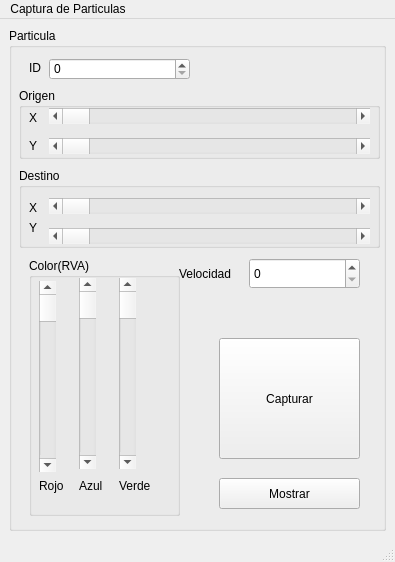
<?xml version="1.0" encoding="UTF-8"?>
<ui version="4.0">
 <class>MainWindow</class>
 <widget class="QMainWindow" name="MainWindow">
  <property name="geometry">
   <rect>
    <x>0</x>
    <y>0</y>
    <width>395</width>
    <height>562</height>
   </rect>
  </property>
  <property name="font">
   <font>
    <family>MS Sans Serif</family>
   </font>
  </property>
  <property name="windowTitle">
   <string>MainWindow</string>
  </property>
  <widget class="QWidget" name="centralwidget">
   <layout class="QGridLayout" name="gridLayout_2">
    <item row="0" column="0">
     <widget class="QGroupBox" name="groupBox">
      <property name="title">
       <string>Particula</string>
      </property>
      <widget class="QPushButton" name="Capturar">
       <property name="geometry">
        <rect>
         <x>210</x>
         <y>310</y>
         <width>141</width>
         <height>121</height>
        </rect>
       </property>
       <property name="text">
        <string>Capturar</string>
       </property>
      </widget>
      <widget class="QSpinBox" name="ID">
       <property name="geometry">
        <rect>
         <x>40</x>
         <y>30</y>
         <width>141</width>
         <height>22</height>
        </rect>
       </property>
       <property name="accelerated">
        <bool>false</bool>
       </property>
       <property name="maximum">
        <number>10000000</number>
       </property>
      </widget>
      <widget class="QSpinBox" name="Velocidad">
       <property name="geometry">
        <rect>
         <x>240</x>
         <y>230</y>
         <width>111</width>
         <height>31</height>
        </rect>
       </property>
       <property name="maximum">
        <number>1000000</number>
       </property>
      </widget>
      <widget class="QGroupBox" name="groupBox_2">
       <property name="geometry">
        <rect>
         <x>20</x>
         <y>230</y>
         <width>151</width>
         <height>258</height>
        </rect>
       </property>
       <property name="title">
        <string>Color(RVA)</string>
       </property>
       <widget class="QScrollBar" name="Verde">
        <property name="geometry">
         <rect>
          <x>90</x>
          <y>20</y>
          <width>17</width>
          <height>191</height>
         </rect>
        </property>
        <property name="maximum">
         <number>255</number>
        </property>
        <property name="orientation">
         <enum>Qt::Vertical</enum>
        </property>
       </widget>
       <widget class="QScrollBar" name="Azul">
        <property name="geometry">
         <rect>
          <x>50</x>
          <y>20</y>
          <width>17</width>
          <height>191</height>
         </rect>
        </property>
        <property name="maximum">
         <number>255</number>
        </property>
        <property name="orientation">
         <enum>Qt::Vertical</enum>
        </property>
       </widget>
       <widget class="QLabel" name="label">
        <property name="geometry">
         <rect>
          <x>10</x>
          <y>220</y>
          <width>31</width>
          <height>16</height>
         </rect>
        </property>
        <property name="text">
         <string>Rojo</string>
        </property>
       </widget>
       <widget class="QLabel" name="label_2">
        <property name="geometry">
         <rect>
          <x>90</x>
          <y>220</y>
          <width>41</width>
          <height>16</height>
         </rect>
        </property>
        <property name="text">
         <string>Verde</string>
        </property>
       </widget>
       <widget class="QLabel" name="label_3">
        <property name="geometry">
         <rect>
          <x>50</x>
          <y>220</y>
          <width>31</width>
          <height>16</height>
         </rect>
        </property>
        <property name="text">
         <string>Azul</string>
        </property>
       </widget>
       <widget class="QScrollBar" name="Rojo">
        <property name="geometry">
         <rect>
          <x>10</x>
          <y>23</y>
          <width>17</width>
          <height>191</height>
         </rect>
        </property>
        <property name="maximum">
         <number>255</number>
        </property>
        <property name="orientation">
         <enum>Qt::Vertical</enum>
        </property>
       </widget>
      </widget>
      <widget class="QLabel" name="label_4">
       <property name="geometry">
        <rect>
         <x>20</x>
         <y>30</y>
         <width>47</width>
         <height>20</height>
        </rect>
       </property>
       <property name="text">
        <string>ID</string>
       </property>
      </widget>
      <widget class="QGroupBox" name="groupBox_3">
       <property name="geometry">
        <rect>
         <x>10</x>
         <y>60</y>
         <width>361</width>
         <height>71</height>
        </rect>
       </property>
       <property name="title">
        <string>Origen</string>
       </property>
       <widget class="QLabel" name="label_5">
        <property name="geometry">
         <rect>
          <x>10</x>
          <y>20</y>
          <width>20</width>
          <height>20</height>
         </rect>
        </property>
        <property name="text">
         <string>X</string>
        </property>
       </widget>
       <widget class="QScrollBar" name="OrigenX">
        <property name="geometry">
         <rect>
          <x>30</x>
          <y>20</y>
          <width>321</width>
          <height>16</height>
         </rect>
        </property>
        <property name="maximum">
         <number>500</number>
        </property>
        <property name="orientation">
         <enum>Qt::Horizontal</enum>
        </property>
       </widget>
       <widget class="QLabel" name="label_6">
        <property name="geometry">
         <rect>
          <x>10</x>
          <y>50</y>
          <width>16</width>
          <height>16</height>
         </rect>
        </property>
        <property name="text">
         <string>Y</string>
        </property>
       </widget>
       <widget class="QScrollBar" name="OrigenY">
        <property name="geometry">
         <rect>
          <x>30</x>
          <y>50</y>
          <width>321</width>
          <height>16</height>
         </rect>
        </property>
        <property name="maximum">
         <number>500</number>
        </property>
        <property name="orientation">
         <enum>Qt::Horizontal</enum>
        </property>
       </widget>
      </widget>
      <widget class="QGroupBox" name="groupBox_4">
       <property name="geometry">
        <rect>
         <x>10</x>
         <y>140</y>
         <width>361</width>
         <height>80</height>
        </rect>
       </property>
       <property name="title">
        <string>Destino</string>
       </property>
       <widget class="QScrollBar" name="DestinoX">
        <property name="geometry">
         <rect>
          <x>30</x>
          <y>30</y>
          <width>321</width>
          <height>16</height>
         </rect>
        </property>
        <property name="maximum">
         <number>500</number>
        </property>
        <property name="orientation">
         <enum>Qt::Horizontal</enum>
        </property>
       </widget>
       <widget class="QLabel" name="label_7">
        <property name="geometry">
         <rect>
          <x>10</x>
          <y>30</y>
          <width>20</width>
          <height>20</height>
         </rect>
        </property>
        <property name="text">
         <string>X</string>
        </property>
       </widget>
       <widget class="QLabel" name="label_8">
        <property name="geometry">
         <rect>
          <x>10</x>
          <y>50</y>
          <width>20</width>
          <height>20</height>
         </rect>
        </property>
        <property name="text">
         <string>Y</string>
        </property>
       </widget>
       <widget class="QScrollBar" name="DestinoY">
        <property name="geometry">
         <rect>
          <x>30</x>
          <y>60</y>
          <width>321</width>
          <height>16</height>
         </rect>
        </property>
        <property name="maximum">
         <number>500</number>
        </property>
        <property name="orientation">
         <enum>Qt::Horizontal</enum>
        </property>
       </widget>
      </widget>
      <widget class="QLabel" name="label_9">
       <property name="geometry">
        <rect>
         <x>170</x>
         <y>230</y>
         <width>71</width>
         <height>31</height>
        </rect>
       </property>
       <property name="text">
        <string>Velocidad</string>
       </property>
      </widget>
      <widget class="QPushButton" name="Mostrar">
       <property name="geometry">
        <rect>
         <x>210</x>
         <y>450</y>
         <width>141</width>
         <height>31</height>
        </rect>
       </property>
       <property name="text">
        <string>Mostrar</string>
       </property>
      </widget>
     </widget>
    </item>
   </layout>
  </widget>
  <widget class="QMenuBar" name="menubar">
   <property name="geometry">
    <rect>
     <x>0</x>
     <y>0</y>
     <width>395</width>
     <height>22</height>
    </rect>
   </property>
   <widget class="QMenu" name="menuCaptura_de_Particulas">
    <property name="palette">
     <palette>
      <active>
       <colorrole role="WindowText">
        <brush brushstyle="SolidPattern">
         <color alpha="255">
          <red>255</red>
          <green>255</green>
          <blue>255</blue>
         </color>
        </brush>
       </colorrole>
       <colorrole role="Button">
        <brush brushstyle="SolidPattern">
         <color alpha="255">
          <red>6</red>
          <green>14</green>
          <blue>7</blue>
         </color>
        </brush>
       </colorrole>
       <colorrole role="Light">
        <brush brushstyle="SolidPattern">
         <color alpha="255">
          <red>9</red>
          <green>21</green>
          <blue>10</blue>
         </color>
        </brush>
       </colorrole>
       <colorrole role="Midlight">
        <brush brushstyle="SolidPattern">
         <color alpha="255">
          <red>7</red>
          <green>17</green>
          <blue>8</blue>
         </color>
        </brush>
       </colorrole>
       <colorrole role="Dark">
        <brush brushstyle="SolidPattern">
         <color alpha="255">
          <red>3</red>
          <green>7</green>
          <blue>3</blue>
         </color>
        </brush>
       </colorrole>
       <colorrole role="Mid">
        <brush brushstyle="SolidPattern">
         <color alpha="255">
          <red>4</red>
          <green>9</green>
          <blue>5</blue>
         </color>
        </brush>
       </colorrole>
       <colorrole role="Text">
        <brush brushstyle="SolidPattern">
         <color alpha="255">
          <red>255</red>
          <green>255</green>
          <blue>255</blue>
         </color>
        </brush>
       </colorrole>
       <colorrole role="BrightText">
        <brush brushstyle="SolidPattern">
         <color alpha="255">
          <red>255</red>
          <green>255</green>
          <blue>255</blue>
         </color>
        </brush>
       </colorrole>
       <colorrole role="ButtonText">
        <brush brushstyle="SolidPattern">
         <color alpha="255">
          <red>255</red>
          <green>255</green>
          <blue>255</blue>
         </color>
        </brush>
       </colorrole>
       <colorrole role="Base">
        <brush brushstyle="SolidPattern">
         <color alpha="255">
          <red>0</red>
          <green>0</green>
          <blue>0</blue>
         </color>
        </brush>
       </colorrole>
       <colorrole role="Window">
        <brush brushstyle="SolidPattern">
         <color alpha="255">
          <red>6</red>
          <green>14</green>
          <blue>7</blue>
         </color>
        </brush>
       </colorrole>
       <colorrole role="Shadow">
        <brush brushstyle="SolidPattern">
         <color alpha="255">
          <red>0</red>
          <green>0</green>
          <blue>0</blue>
         </color>
        </brush>
       </colorrole>
       <colorrole role="AlternateBase">
        <brush brushstyle="SolidPattern">
         <color alpha="255">
          <red>3</red>
          <green>7</green>
          <blue>3</blue>
         </color>
        </brush>
       </colorrole>
       <colorrole role="ToolTipBase">
        <brush brushstyle="SolidPattern">
         <color alpha="255">
          <red>255</red>
          <green>255</green>
          <blue>220</blue>
         </color>
        </brush>
       </colorrole>
       <colorrole role="ToolTipText">
        <brush brushstyle="SolidPattern">
         <color alpha="255">
          <red>0</red>
          <green>0</green>
          <blue>0</blue>
         </color>
        </brush>
       </colorrole>
       <colorrole role="PlaceholderText">
        <brush brushstyle="SolidPattern">
         <color alpha="128">
          <red>255</red>
          <green>255</green>
          <blue>255</blue>
         </color>
        </brush>
       </colorrole>
      </active>
      <inactive>
       <colorrole role="WindowText">
        <brush brushstyle="SolidPattern">
         <color alpha="255">
          <red>255</red>
          <green>255</green>
          <blue>255</blue>
         </color>
        </brush>
       </colorrole>
       <colorrole role="Button">
        <brush brushstyle="SolidPattern">
         <color alpha="255">
          <red>6</red>
          <green>14</green>
          <blue>7</blue>
         </color>
        </brush>
       </colorrole>
       <colorrole role="Light">
        <brush brushstyle="SolidPattern">
         <color alpha="255">
          <red>9</red>
          <green>21</green>
          <blue>10</blue>
         </color>
        </brush>
       </colorrole>
       <colorrole role="Midlight">
        <brush brushstyle="SolidPattern">
         <color alpha="255">
          <red>7</red>
          <green>17</green>
          <blue>8</blue>
         </color>
        </brush>
       </colorrole>
       <colorrole role="Dark">
        <brush brushstyle="SolidPattern">
         <color alpha="255">
          <red>3</red>
          <green>7</green>
          <blue>3</blue>
         </color>
        </brush>
       </colorrole>
       <colorrole role="Mid">
        <brush brushstyle="SolidPattern">
         <color alpha="255">
          <red>4</red>
          <green>9</green>
          <blue>5</blue>
         </color>
        </brush>
       </colorrole>
       <colorrole role="Text">
        <brush brushstyle="SolidPattern">
         <color alpha="255">
          <red>255</red>
          <green>255</green>
          <blue>255</blue>
         </color>
        </brush>
       </colorrole>
       <colorrole role="BrightText">
        <brush brushstyle="SolidPattern">
         <color alpha="255">
          <red>255</red>
          <green>255</green>
          <blue>255</blue>
         </color>
        </brush>
       </colorrole>
       <colorrole role="ButtonText">
        <brush brushstyle="SolidPattern">
         <color alpha="255">
          <red>255</red>
          <green>255</green>
          <blue>255</blue>
         </color>
        </brush>
       </colorrole>
       <colorrole role="Base">
        <brush brushstyle="SolidPattern">
         <color alpha="255">
          <red>0</red>
          <green>0</green>
          <blue>0</blue>
         </color>
        </brush>
       </colorrole>
       <colorrole role="Window">
        <brush brushstyle="SolidPattern">
         <color alpha="255">
          <red>6</red>
          <green>14</green>
          <blue>7</blue>
         </color>
        </brush>
       </colorrole>
       <colorrole role="Shadow">
        <brush brushstyle="SolidPattern">
         <color alpha="255">
          <red>0</red>
          <green>0</green>
          <blue>0</blue>
         </color>
        </brush>
       </colorrole>
       <colorrole role="AlternateBase">
        <brush brushstyle="SolidPattern">
         <color alpha="255">
          <red>3</red>
          <green>7</green>
          <blue>3</blue>
         </color>
        </brush>
       </colorrole>
       <colorrole role="ToolTipBase">
        <brush brushstyle="SolidPattern">
         <color alpha="255">
          <red>255</red>
          <green>255</green>
          <blue>220</blue>
         </color>
        </brush>
       </colorrole>
       <colorrole role="ToolTipText">
        <brush brushstyle="SolidPattern">
         <color alpha="255">
          <red>0</red>
          <green>0</green>
          <blue>0</blue>
         </color>
        </brush>
       </colorrole>
       <colorrole role="PlaceholderText">
        <brush brushstyle="SolidPattern">
         <color alpha="128">
          <red>255</red>
          <green>255</green>
          <blue>255</blue>
         </color>
        </brush>
       </colorrole>
      </inactive>
      <disabled>
       <colorrole role="WindowText">
        <brush brushstyle="SolidPattern">
         <color alpha="255">
          <red>3</red>
          <green>7</green>
          <blue>3</blue>
         </color>
        </brush>
       </colorrole>
       <colorrole role="Button">
        <brush brushstyle="SolidPattern">
         <color alpha="255">
          <red>6</red>
          <green>14</green>
          <blue>7</blue>
         </color>
        </brush>
       </colorrole>
       <colorrole role="Light">
        <brush brushstyle="SolidPattern">
         <color alpha="255">
          <red>9</red>
          <green>21</green>
          <blue>10</blue>
         </color>
        </brush>
       </colorrole>
       <colorrole role="Midlight">
        <brush brushstyle="SolidPattern">
         <color alpha="255">
          <red>7</red>
          <green>17</green>
          <blue>8</blue>
         </color>
        </brush>
       </colorrole>
       <colorrole role="Dark">
        <brush brushstyle="SolidPattern">
         <color alpha="255">
          <red>3</red>
          <green>7</green>
          <blue>3</blue>
         </color>
        </brush>
       </colorrole>
       <colorrole role="Mid">
        <brush brushstyle="SolidPattern">
         <color alpha="255">
          <red>4</red>
          <green>9</green>
          <blue>5</blue>
         </color>
        </brush>
       </colorrole>
       <colorrole role="Text">
        <brush brushstyle="SolidPattern">
         <color alpha="255">
          <red>3</red>
          <green>7</green>
          <blue>3</blue>
         </color>
        </brush>
       </colorrole>
       <colorrole role="BrightText">
        <brush brushstyle="SolidPattern">
         <color alpha="255">
          <red>255</red>
          <green>255</green>
          <blue>255</blue>
         </color>
        </brush>
       </colorrole>
       <colorrole role="ButtonText">
        <brush brushstyle="SolidPattern">
         <color alpha="255">
          <red>3</red>
          <green>7</green>
          <blue>3</blue>
         </color>
        </brush>
       </colorrole>
       <colorrole role="Base">
        <brush brushstyle="SolidPattern">
         <color alpha="255">
          <red>6</red>
          <green>14</green>
          <blue>7</blue>
         </color>
        </brush>
       </colorrole>
       <colorrole role="Window">
        <brush brushstyle="SolidPattern">
         <color alpha="255">
          <red>6</red>
          <green>14</green>
          <blue>7</blue>
         </color>
        </brush>
       </colorrole>
       <colorrole role="Shadow">
        <brush brushstyle="SolidPattern">
         <color alpha="255">
          <red>0</red>
          <green>0</green>
          <blue>0</blue>
         </color>
        </brush>
       </colorrole>
       <colorrole role="AlternateBase">
        <brush brushstyle="SolidPattern">
         <color alpha="255">
          <red>6</red>
          <green>14</green>
          <blue>7</blue>
         </color>
        </brush>
       </colorrole>
       <colorrole role="ToolTipBase">
        <brush brushstyle="SolidPattern">
         <color alpha="255">
          <red>255</red>
          <green>255</green>
          <blue>220</blue>
         </color>
        </brush>
       </colorrole>
       <colorrole role="ToolTipText">
        <brush brushstyle="SolidPattern">
         <color alpha="255">
          <red>0</red>
          <green>0</green>
          <blue>0</blue>
         </color>
        </brush>
       </colorrole>
       <colorrole role="PlaceholderText">
        <brush brushstyle="SolidPattern">
         <color alpha="128">
          <red>255</red>
          <green>255</green>
          <blue>255</blue>
         </color>
        </brush>
       </colorrole>
      </disabled>
     </palette>
    </property>
    <property name="title">
     <string>Captura de Particulas</string>
    </property>
   </widget>
   <addaction name="menuCaptura_de_Particulas"/>
  </widget>
  <widget class="QStatusBar" name="statusbar"/>
 </widget>
 <resources/>
 <connections/>
</ui>
